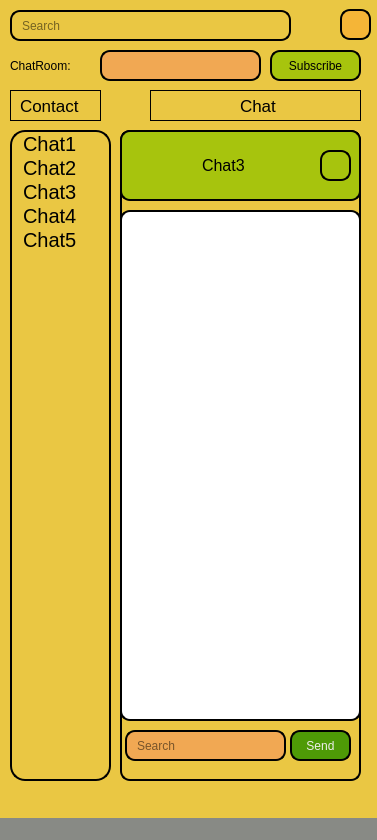
<?xml version="1.0" encoding="UTF-8"?>
<ui version="4.0">
 <class>Chat</class>
 <widget class="QMainWindow" name="Chat">
  <property name="geometry">
   <rect>
    <x>0</x>
    <y>0</y>
    <width>377</width>
    <height>840</height>
   </rect>
  </property>
  <property name="windowTitle">
   <string>Chat</string>
  </property>
  <property name="styleSheet">
   <string notr="true">background-color: rgb(234, 199, 67);
color: rgb(0, 0, 0);</string>
  </property>
  <widget class="QWidget" name="centralwidget">
   <widget class="QLineEdit" name="lineEdit_Search">
    <property name="geometry">
     <rect>
      <x>10</x>
      <y>10</y>
      <width>281</width>
      <height>31</height>
     </rect>
    </property>
    <property name="styleSheet">
     <string notr="true">background-color: qlineargradient(spread:pad, x1:0, y1:0, x2:1, y2:1, stop:0 rgba(0, 0, 0, 0));
border: 2px solid black;
border-radius: 10px;
padding: 0 8px;</string>
    </property>
    <property name="placeholderText">
     <string>Search</string>
    </property>
   </widget>
   <widget class="QLabel" name="label_search">
    <property name="geometry">
     <rect>
      <x>300</x>
      <y>15</y>
      <width>25</width>
      <height>25</height>
     </rect>
    </property>
    <property name="styleSheet">
     <string notr="true">background-color: qlineargradient(spread:pad, x1:0, y1:0, x2:1, y2:1, stop:0 rgba(0, 0, 0, 0));</string>
    </property>
    <property name="text">
     <string/>
    </property>
    <property name="pixmap">
     <pixmap resource="Image.qrc">:/Images/Search.png</pixmap>
    </property>
    <property name="scaledContents">
     <bool>true</bool>
    </property>
   </widget>
   <widget class="QPushButton" name="Settings">
    <property name="geometry">
     <rect>
      <x>340</x>
      <y>9</y>
      <width>31</width>
      <height>31</height>
     </rect>
    </property>
    <property name="cursor">
     <cursorShape>PointingHandCursor</cursorShape>
    </property>
    <property name="styleSheet">
     <string notr="true">background-color: qlineargradient(spread:pad, x1:0, y1:0, x2:1, y2:1, stop:0 rgba(0, 0, 0, 0));
background-color: rgb(245, 181, 55);
border: 2px solid black;
border-radius: 10px;
padding: 0 8px;</string>
    </property>
    <property name="text">
     <string/>
    </property>
    <property name="icon">
     <iconset resource="Image.qrc">
      <normaloff>:/Images/Settings.png</normaloff>:/Images/Settings.png</iconset>
    </property>
    <property name="iconSize">
     <size>
      <width>25</width>
      <height>25</height>
     </size>
    </property>
   </widget>
   <widget class="QListWidget" name="Contact_list_Widget">
    <property name="geometry">
     <rect>
      <x>10</x>
      <y>130</y>
      <width>101</width>
      <height>651</height>
     </rect>
    </property>
    <property name="styleSheet">
     <string notr="true">background-color: rgb(248, 218, 46);
background-color: rgb(234, 199, 67);
border-color: rgb(245, 121, 0); 
border: 2px solid black;
border-radius: 15px;
padding: 0 8px;</string>
    </property>
    <item>
     <property name="text">
      <string>Chat1</string>
     </property>
     <property name="font">
      <font>
       <pointsize>15</pointsize>
      </font>
     </property>
    </item>
    <item>
     <property name="text">
      <string>Chat2</string>
     </property>
     <property name="font">
      <font>
       <pointsize>15</pointsize>
      </font>
     </property>
    </item>
    <item>
     <property name="text">
      <string>Chat3</string>
     </property>
     <property name="font">
      <font>
       <pointsize>15</pointsize>
      </font>
     </property>
    </item>
    <item>
     <property name="text">
      <string>Chat4</string>
     </property>
     <property name="font">
      <font>
       <pointsize>15</pointsize>
      </font>
     </property>
    </item>
    <item>
     <property name="text">
      <string>Chat5</string>
     </property>
     <property name="font">
      <font>
       <pointsize>15</pointsize>
      </font>
     </property>
    </item>
   </widget>
   <widget class="QFrame" name="frame">
    <property name="geometry">
     <rect>
      <x>10</x>
      <y>90</y>
      <width>91</width>
      <height>31</height>
     </rect>
    </property>
    <property name="styleSheet">
     <string notr="true">background-color: qlineargradient(spread:pad, x1:0, y1:0, x2:1, y2:1, stop:0 rgba(0, 0, 0, 0));</string>
    </property>
    <property name="frameShape">
     <enum>QFrame::StyledPanel</enum>
    </property>
    <property name="frameShadow">
     <enum>QFrame::Raised</enum>
    </property>
    <widget class="QLabel" name="label_contact">
     <property name="geometry">
      <rect>
       <x>10</x>
       <y>0</y>
       <width>67</width>
       <height>31</height>
      </rect>
     </property>
     <property name="font">
      <font>
       <pointsize>13</pointsize>
      </font>
     </property>
     <property name="styleSheet">
      <string notr="true">background-color: qlineargradient(spread:pad, x1:0, y1:0, x2:1, y2:1, stop:0 rgba(0, 0, 0, 0));</string>
     </property>
     <property name="text">
      <string>Contact</string>
     </property>
    </widget>
   </widget>
   <widget class="QFrame" name="frame_3">
    <property name="geometry">
     <rect>
      <x>120</x>
      <y>130</y>
      <width>241</width>
      <height>651</height>
     </rect>
    </property>
    <property name="styleSheet">
     <string notr="true">background-color: qlineargradient(spread:pad, x1:0, y1:0, x2:1, y2:1, stop:0 rgba(0, 0, 0, 0));
border: 2px solid black;
border-radius: 10px;
padding: 0 8px;</string>
    </property>
    <property name="frameShape">
     <enum>QFrame::StyledPanel</enum>
    </property>
    <property name="frameShadow">
     <enum>QFrame::Raised</enum>
    </property>
    <widget class="QFrame" name="frame_4">
     <property name="geometry">
      <rect>
       <x>0</x>
       <y>0</y>
       <width>241</width>
       <height>71</height>
      </rect>
     </property>
     <property name="styleSheet">
      <string notr="true">background-color: rgb(167, 196, 13);</string>
     </property>
     <property name="frameShape">
      <enum>QFrame::StyledPanel</enum>
     </property>
     <property name="frameShadow">
      <enum>QFrame::Raised</enum>
     </property>
     <widget class="QLabel" name="label_chaterimg">
      <property name="geometry">
       <rect>
        <x>10</x>
        <y>10</y>
        <width>70</width>
        <height>51</height>
       </rect>
      </property>
      <property name="styleSheet">
       <string notr="true">border: 0px;</string>
      </property>
      <property name="text">
       <string/>
      </property>
      <property name="pixmap">
       <pixmap resource="Image.qrc">:/Images/User.png</pixmap>
      </property>
      <property name="scaledContents">
       <bool>true</bool>
      </property>
     </widget>
     <widget class="QLabel" name="lineEditTopic_2">
      <property name="geometry">
       <rect>
        <x>70</x>
        <y>10</y>
        <width>131</width>
        <height>51</height>
       </rect>
      </property>
      <property name="font">
       <font>
        <pointsize>12</pointsize>
       </font>
      </property>
      <property name="styleSheet">
       <string notr="true">border: 0px;

color: rgb(0, 0, 0);
</string>
      </property>
      <property name="lineWidth">
       <number>1</number>
      </property>
      <property name="text">
       <string>Chat3</string>
      </property>
     </widget>
     <widget class="QPushButton" name="Settings_2">
      <property name="geometry">
       <rect>
        <x>200</x>
        <y>20</y>
        <width>31</width>
        <height>31</height>
       </rect>
      </property>
      <property name="cursor">
       <cursorShape>PointingHandCursor</cursorShape>
      </property>
      <property name="styleSheet">
       <string notr="true">background-color: qlineargradient(spread:pad, x1:0, y1:0, x2:1, y2:1, stop:0 rgba(0, 0, 0, 0));
border: 2px solid black;
border-radius: 10px;
padding: 0 8px;</string>
      </property>
      <property name="text">
       <string/>
      </property>
      <property name="icon">
       <iconset resource="Image.qrc">
        <normaloff>:/Images/Settings.png</normaloff>:/Images/Settings.png</iconset>
      </property>
      <property name="iconSize">
       <size>
        <width>25</width>
        <height>25</height>
       </size>
      </property>
     </widget>
    </widget>
    <widget class="QPlainTextEdit" name="plainTextEdit_msgBox">
     <property name="geometry">
      <rect>
       <x>0</x>
       <y>80</y>
       <width>241</width>
       <height>511</height>
      </rect>
     </property>
     <property name="styleSheet">
      <string notr="true">background-color: rgb(255, 255, 255);</string>
     </property>
     <property name="readOnly">
      <bool>true</bool>
     </property>
     <property name="textInteractionFlags">
      <set>Qt::NoTextInteraction</set>
     </property>
    </widget>
    <widget class="QLineEdit" name="lineEditMessage">
     <property name="geometry">
      <rect>
       <x>5</x>
       <y>600</y>
       <width>161</width>
       <height>31</height>
      </rect>
     </property>
     <property name="styleSheet">
      <string notr="true">background-color: rgb(241, 168, 83);
border: 2px solid black;
border-radius: 10px;
padding: 0 8px;</string>
     </property>
     <property name="placeholderText">
      <string>Search</string>
     </property>
    </widget>
    <widget class="QPushButton" name="buttonSend">
     <property name="geometry">
      <rect>
       <x>170</x>
       <y>600</y>
       <width>61</width>
       <height>31</height>
      </rect>
     </property>
     <property name="styleSheet">
      <string notr="true">background-color: rgb(78, 154, 6);
color: rgb(238, 238, 236);
font: 63 11pt &quot;URW Gothic&quot;;

</string>
     </property>
     <property name="text">
      <string>Send</string>
     </property>
    </widget>
   </widget>
   <widget class="QPushButton" name="Add_Contacts">
    <property name="geometry">
     <rect>
      <x>100</x>
      <y>90</y>
      <width>41</width>
      <height>41</height>
     </rect>
    </property>
    <property name="styleSheet">
     <string notr="true">background-color: qlineargradient(spread:pad, x1:0, y1:0, x2:1, y2:1, stop:0 rgba(0, 0, 0, 0));
border: 0px;</string>
    </property>
    <property name="text">
     <string/>
    </property>
    <property name="icon">
     <iconset resource="Image.qrc">
      <normaloff>:/Images/Add_Icon.png</normaloff>:/Images/Add_Icon.png</iconset>
    </property>
    <property name="iconSize">
     <size>
      <width>25</width>
      <height>25</height>
     </size>
    </property>
   </widget>
   <widget class="QPushButton" name="Refresh">
    <property name="geometry">
     <rect>
      <x>60</x>
      <y>730</y>
      <width>41</width>
      <height>41</height>
     </rect>
    </property>
    <property name="styleSheet">
     <string notr="true">background-color: qlineargradient(spread:pad, x1:0, y1:0, x2:1, y2:1, stop:0 rgba(0, 0, 0, 0));
border: 0px;
</string>
    </property>
    <property name="text">
     <string/>
    </property>
    <property name="icon">
     <iconset resource="Image.qrc">
      <normaloff>:/Images/Refresh.png</normaloff>:/Images/Refresh.png</iconset>
    </property>
    <property name="iconSize">
     <size>
      <width>25</width>
      <height>25</height>
     </size>
    </property>
   </widget>
   <widget class="QLabel" name="label_3">
    <property name="geometry">
     <rect>
      <x>10</x>
      <y>50</y>
      <width>81</width>
      <height>31</height>
     </rect>
    </property>
    <property name="styleSheet">
     <string notr="true">background-color: qlineargradient(spread:pad, x1:0, y1:0, x2:1, y2:1, stop:0 rgba(0, 0, 0, 0));</string>
    </property>
    <property name="text">
     <string>ChatRoom:</string>
    </property>
   </widget>
   <widget class="QLineEdit" name="lineEditTopic">
    <property name="geometry">
     <rect>
      <x>100</x>
      <y>50</y>
      <width>161</width>
      <height>31</height>
     </rect>
    </property>
    <property name="styleSheet">
     <string notr="true">background-color: rgb(241, 168, 83);
border: 2px solid black;
border-radius: 10px;
padding: 0 8px;</string>
    </property>
   </widget>
   <widget class="QPushButton" name="buttonSubscribe">
    <property name="geometry">
     <rect>
      <x>270</x>
      <y>50</y>
      <width>91</width>
      <height>31</height>
     </rect>
    </property>
    <property name="styleSheet">
     <string notr="true">background-color: rgb(167, 196, 13);
color: rgb(243, 243, 243);
font: 63 11pt &quot;URW Gothic&quot;;
color: rgb(0, 0, 0);
border: 2px solid black;
border-radius: 10px;
padding: 0 8px;</string>
    </property>
    <property name="text">
     <string>Subscribe</string>
    </property>
   </widget>
   <widget class="QFrame" name="frame_2">
    <property name="geometry">
     <rect>
      <x>150</x>
      <y>90</y>
      <width>211</width>
      <height>31</height>
     </rect>
    </property>
    <property name="styleSheet">
     <string notr="true">background-color: qlineargradient(spread:pad, x1:0, y1:0, x2:1, y2:1, stop:0 rgba(0, 0, 0, 0));</string>
    </property>
    <property name="frameShape">
     <enum>QFrame::StyledPanel</enum>
    </property>
    <property name="frameShadow">
     <enum>QFrame::Raised</enum>
    </property>
    <widget class="QLabel" name="label_4">
     <property name="geometry">
      <rect>
       <x>90</x>
       <y>0</y>
       <width>67</width>
       <height>31</height>
      </rect>
     </property>
     <property name="font">
      <font>
       <pointsize>13</pointsize>
      </font>
     </property>
     <property name="styleSheet">
      <string notr="true">background-color: qlineargradient(spread:pad, x1:0, y1:0, x2:1, y2:1, stop:0 rgba(0, 0, 0, 0));</string>
     </property>
     <property name="text">
      <string>Chat</string>
     </property>
    </widget>
   </widget>
   <zorder>Contact_list_Widget</zorder>
   <zorder>lineEdit_Search</zorder>
   <zorder>label_search</zorder>
   <zorder>Settings</zorder>
   <zorder>frame</zorder>
   <zorder>frame_3</zorder>
   <zorder>Add_Contacts</zorder>
   <zorder>Refresh</zorder>
   <zorder>label_3</zorder>
   <zorder>lineEditTopic</zorder>
   <zorder>buttonSubscribe</zorder>
   <zorder>frame_2</zorder>
  </widget>
  <widget class="QMenuBar" name="menubar">
   <property name="geometry">
    <rect>
     <x>0</x>
     <y>0</y>
     <width>377</width>
     <height>22</height>
    </rect>
   </property>
   <property name="styleSheet">
    <string notr="true">background-color: rgb(136, 138, 133);</string>
   </property>
  </widget>
  <widget class="QStatusBar" name="statusbar">
   <property name="styleSheet">
    <string notr="true">background-color: rgb(136, 138, 133);</string>
   </property>
  </widget>
 </widget>
 <resources>
  <include location="Image.qrc"/>
 </resources>
 <connections/>
</ui>
